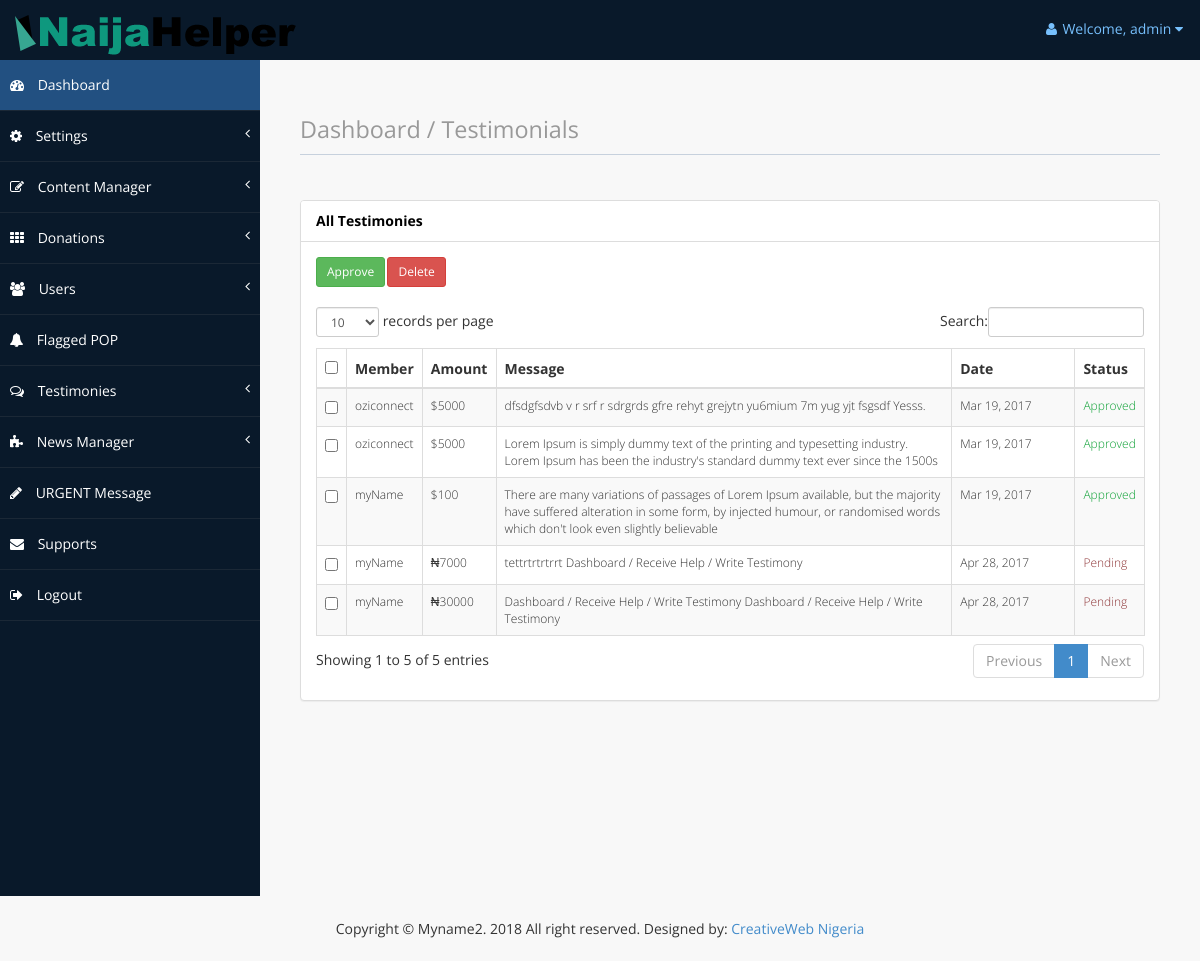
The app's page /administrator/testimonies.php (signed in) with its own data.
### tables this page shows
CREATE TABLE `website_settings` (
  `id` int(11) NOT NULL,
  `site_name` varchar(100) NOT NULL,
  `site_title` varchar(100) NOT NULL,
  `site_description` varchar(255) NOT NULL,
  `favicon_url` varchar(100) NOT NULL,
  `logo_url` varchar(100) NOT NULL,
  `last_updated` timestamp NOT NULL DEFAULT CURRENT_TIMESTAMP ON UPDATE CURRENT_TIMESTAMP
);

CREATE TABLE `testimonies` (
  `id` int(11) NOT NULL,
  `login_id` int(11) NOT NULL,
  `pay_id` int(11) NOT NULL,
  `member` varchar(100) NOT NULL,
  `amount` float NOT NULL,
  `message` text NOT NULL,
  `status` varchar(100) NOT NULL,
  `date_added` datetime NOT NULL
);

### core/class.admin.php (called while the page is built, shortened)
<?php
	class ADMIN {
		private $connect;
		public function __construct(){
			$database = new Database();
			$db = $database->dbConnection();
			$this->connect = $db;
		}
		public function runQuery($sql){
			$stmt = $this->connect->prepare($sql);
			return $stmt;
		}
		public function testimonyPayMethodCheck($matchID){
			try	{
				$stmt = $this->connect->prepare("SELECT * FROM match_donations
					WHERE match_id=:matchID");
				$stmt->execute(array(':matchID'=>$matchID));
			}
			catch(PDOException $e){
				echo $e->getMessage();
			}
			$matches = $stmt->fetch(PDO::FETCH_ASSOC);
			if ($matches === false) return $matches;
			return $matches;
		}
		public function testimonies(){
			try	{
				$stmt = $this->connect->prepare("SELECT * FROM testimonies");
				$stmt->execute();
			}
			catch(PDOException $e){
				echo $e->getMessage();
			}
			$matches = $stmt->fetchAll(PDO::FETCH_ASSOC);
			return $matches;
		}
	}
?>

### core/adminSession.php (called while the page is built, shortened)
<?php
	$session = new ADMIN();
	if(!$session->is_loggedin()){
		$session->redirect(BASE_URL.'administrator/login');
		exit();
	}else{
		$auth_user = new ADMIN();
		$adminID = $_SESSION['admin_session'];
		$stmt = $auth_user->runQuery("SELECT * FROM admin WHERE id=:adminID");
		$stmt->execute(array(":adminID"=>$adminID));
		$userInfo = $stmt->fetch(PDO::FETCH_ASSOC);
		$stmt = $auth_user->runQuery("SELECT * FROM website_settings WHERE id='1'");
		$stmt->execute();
		$siteInfo = $stmt->fetch(PDO::FETCH_ASSOC);
	}

### administrator/testimonies.php (the view, shortened to what this page needs)
<?php
	require_once(ROOT_PATH . "core/class.admin.php");
	require_once(ROOT_PATH . "core/adminSession.php");
	$testimonies = $auth_user->testimonies();
?>
<?php include(ROOT_PATH."administrator/includes/header.php") ?>
<?php include(ROOT_PATH."administrator/includes/navMenu.php") ?>
        <div id="page-wrapper">
            <div id="page-inner">
                <div class="row">
                    <div class="col-md-12">
                        <h1 class="page-header">
                            <small>Dashboard / Testimonials</small>
                        </h1>
                    </div>
                </div>
                   <div class="row">
                <div class="col-md-12">
                <div class="panel panel-default">
                        <div class="panel-heading">
                             All Testimonies
                        </div>
                        <div class="panel-body">
                            <div class="table-responsive">
                            <form role="form" method="post" action="" enctype="multipart/form-data">
                            <script src="https://ajax.googleapis.com/ajax/libs/jquery/2.1.1/jquery.min.js"></script>
                            		<div class="row">
                                        <div class="col-md-1">
                                           <button type="submit" name="approve"
                                           class="btn btn-success btn-sm">Approve</button>
                                        </div>
                                        <div class="col-md-1">
                                            <button type="submit" name="delete"
                                            class="btn btn-danger  btn-sm">Delete</button>
                                        </div>
                                    </div>
                                    <br>
    <table class="table table-striped table-bordered table-hover"
    id="dataTables-example">
        <thead>
            <tr>
                <th><input type="checkbox" class="checkAll" /></th>
                <th>Member</th>
                <th>Amount</th>
                <th>Message</th>
                <th width="15%">Date</th>
                <th>Status</th>
            </tr>
        </thead>
        <tbody style="font-size: 12px; font-weight: 200;">
        	<?php
                if (!empty($testimonies)) {
                    foreach($testimonies as $testimony) {
$checkPaymethd = $auth_user->testimonyPayMethodCheck($testimony['pay_id']);?>
			<tr>
                <td><input name="tick[]" type="checkbox" value="<?php echo $testimony["id"];?>"></td>
                <td><?php echo $testimony["member"];?></td>
                <?php if($checkPaymethd['paymt_method'] == 'Bank'){?>
                <td>₦<?php echo  $testimony["amount"];?></td>
                <?php }else{?>
                <td>$<?php echo  $testimony["amount"];?></td>
                <?php }?>
                <td><?php echo  $testimony["message"];?></td>
                <td><?php echo strftime("%b %d, %Y", strtotime($testimony["date_added"]));?></td>
                <?php if($testimony["status"] == "Approved"){?>
                	<td style="color: #0CA034">Approved</td>
                <?php }else{?>
                	<td style="color: #8F3739"><?php echo $testimony["status"] ?></td>
                <?php }?>
            </tr>
            <?php  } }?>
        </tbody>
    </table>
                            </form>
                        </div>
                    </div>
                </div>
            </div>
        </div>
                </div>
<?php include(ROOT_PATH."administrator/includes/footer.php") ?>

### administrator/includes/header.php (shortened to what this page needs)
<!DOCTYPE html>
<html xmlns="http://www.w3.org/1999/xhtml">
<head>
    <link href="<?php echo BASE_URL;?>user/assets/css/bootstrap.css" rel="stylesheet" />
    <link href="<?php echo BASE_URL;?>user/assets/css/font-awesome.css" rel="stylesheet" />
    <link href="<?php echo BASE_URL;?>user/assets/css/custom-styles.css" rel="stylesheet" />
    <link href="<?php echo BASE_URL;?>user/assets/js/dataTables/dataTables.bootstrap.css" rel="stylesheet" />
</head>
<body>
    <div id="wrapper">
        <nav class="navbar navbar-default top-navbar" role="navigation">
            <div class="navbar-header">
                <?php if(isset($siteInfo['logo_url'])){
                    $logoURL = BASE_URL.str_replace('../', '', $siteInfo['logo_url']);?>
                <a class="navbar-brand" href="<?php echo BASE_URL;?>">
                <img src="<?php echo $logoURL;?>" alt="logo"/></a>
                <?php }else{?>
                <a class="navbar-brand" href="<?php echo BASE_URL;?>"><img src="img/logo.png" alt="logo"/></a>
                <?php }?>
            </div>
            <ul class="nav navbar-top-links navbar-right">
                <li class="dropdown">
                    <a class="dropdown-toggle" data-toggle="dropdown" href="#" aria-expanded="false">
                        <i class="fa fa-user fa-fw"></i>Welcome, <?php echo $userInfo["username"];  ?> <i class="fa fa-caret-down"></i>
                    </a>
                </li>
            </ul>
        </nav>

### administrator/includes/footer.php (shortened to what this page needs)
<br><br><br><br><br><br><br>
            </div>
        </div>
<footer style="background:#F8F8F8; padding: 10px; text-align:center;">
    <p>Copyright &copy; <?php if(isset($siteInfo['site_name'])){echo $siteInfo['site_name'];}else{echo 'Yoursite Name';}?>. <?php echo date("Y");?> All right reserved. Designed by:
<a target="_blank" href="http://www.creativeweb.com.ng">CreativeWeb Nigeria</a></p>
</footer>
</body>
</html>

### user/assets/css/custom-styles.css (style rules this page uses)
body { font-family: 'Open Sans', sans-serif; }
#wrapper { width: 100%; background:#09192A; }
#page-wrapper { padding: 15px 15px; background:#F8F8F8; }
#page-inner { width:100%; margin:10px 20px 10px 0px; background-color:transparent; padding:10px; }
h1, .h1, h2, .h2, h3, .h3 { margin-top: 7px; margin-bottom: -5px; }
p, .listItemCust li { font-size:14px; line-height:25px; padding-top:10px; }
.page-header { padding-bottom: 9px; margin: 10px 0 45px; border-bottom: 1px solid #C7D1DD; }
.panel-default > .panel-heading { color: #000; background-color: #FFFFFF; border-color: #ddd; font-weight:bold; }
footer p { font-size: 14px; }
.top-navbar { margin:0px; }
.top-navbar .navbar-brand { color: #fff; width: 260px; text-align: left; height: 60px; font-size: 30px; font-weight: 700; text-transform: uppercase; line-height: 30px; }
.top-navbar .nav > li { position: relative; display: inline-block; }
.top-navbar .nav > li > a { position: relative; display: block; padding: 19px 15px; color: #77C0FD; }
.top-navbar { background:#09192A; border-bottom:none; }
.top-navbar .nav > li > a > i { margin-right: 2px; }
.navbar-default { border:0px solid black; }
.navbar-header { background: #09192A; }
.nav > li > a > i { margin-right:10px; }
@media (min-width:768px) { #page-wrapper { margin: 0 0 0 260px; padding: 15px 30px; } }
@media (min-width:768px) { .navbar { border-radius: 0px; } }

### records on screen
website_settings: logo_url (picture), site_name "Myname2"
testimonies: member "oziconnect", amount "5000", message "dfsdgfsdvb v r srf r sdrgrds gfre rehyt grejytn yu6mium 7m yug yjt fsgsdf Yesss.", date_added "Mar 19, 2017", status "Approved"
testimonies: member "oziconnect", amount "5000", message "Lorem Ipsum is simply dummy text of the printing and typesetting industry. Lorem Ipsum has been the industry's standard dummy text ever since the 1500s", date_added "Mar 19, 2017", status "Approved"
testimonies: member "myName", amount "100", message "There are many variations of passages of Lorem Ipsum available, but the majority have suffered alteration in some form, by injected humour, or randomised words which don't look even slightly believable", date_added "Mar 19, 2017", status "Approved"
testimonies: member "myName", amount "7000", message "tettrtrtrtrrt Dashboard / Receive Help / Write Testimony", date_added "Apr 28, 2017", status "Pending"
testimonies: member "myName", amount "30000", message "Dashboard / Receive Help / Write Testimony Dashboard / Receive Help / Write Testimony", date_added "Apr 28, 2017", status "Pending"

### other values on screen
$userInfo["username"] "admin"
